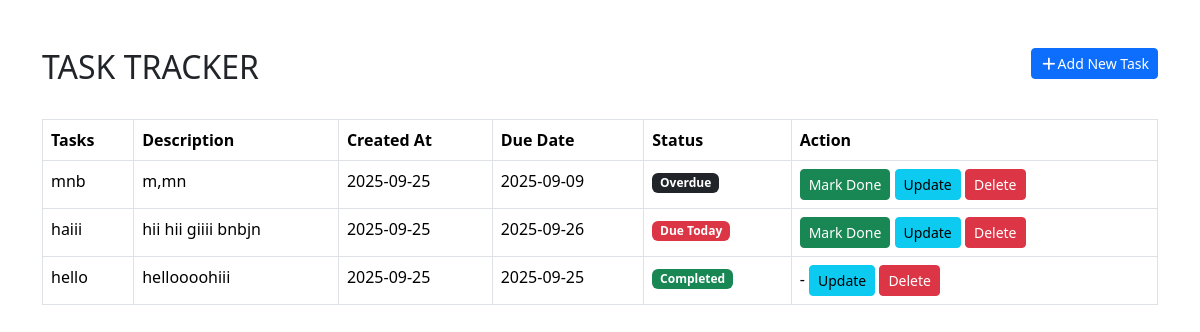
The app's page /, older data.
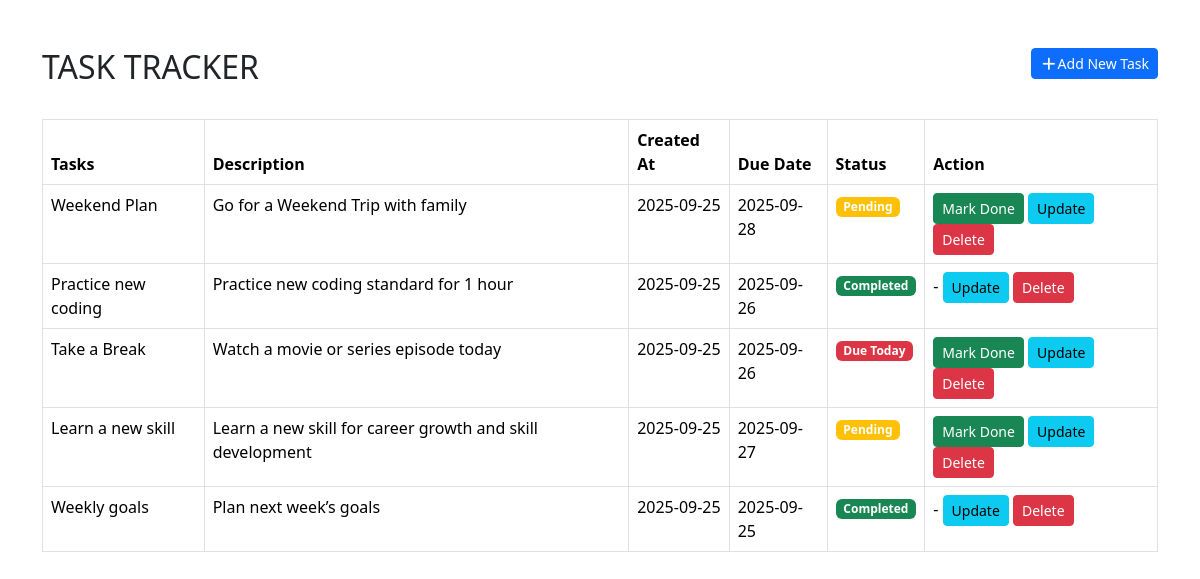
The same page, newer data.
### todo_app/models.py (models this page shows, shortened)
class Todo(models.Model):
    title = models.CharField(max_length=200)
    description = models.TextField()
    created_at = models.DateTimeField(auto_now_add=True)
    complete_task = models.BooleanField(default=False)
    due_date = models.DateField(null=True,blank=True)

### todo_app/views.py (the view)
# urls.py: path('', views.task_list, name='home'),
def task_list(request):
    tasks = Todo.objects.all().order_by("-created_at")
    today = date.today()
    return render(request,'home.html',{'tasks':tasks, 'today':today })

### todo_app/templates/home.html (shortened to what this page needs)
<!DOCTYPE html>
<html lang="en">
<head>
    <link href="https://cdn.jsdelivr.net/npm/bootstrap@5.3.2/dist/css/bootstrap.min.css" rel="stylesheet">
    <link rel="stylesheet" href="https://cdnjs.cloudflare.com/ajax/libs/font-awesome/7.0.1/css/all.min.css" />
</head>
<body>
    <div class="container mt-5">
        <div class="d-flex justify-content-between align-items-center mb-4">
            <h2>TASK TRACKER</h2>
            <a href="{% url 'add_task' %}" class="btn btn-primary btn-sm mb-3"><i class="fa-solid fa-plus"></i>Add New Task</a>
        </div>
        <table class="table table-hover table-bordered mb-0">
            <thead>
                <tr>
                    <th>Tasks</th>
                    <th>Description</th>
                    <th>Created At</th>
                    <th>Due Date</th>
                    <th>Status</th>
                    <th>Action</th>
                </tr>
            </thead>
            <tbody>
                {% for task in tasks %}
                <tr>
                    <td>{{ task.title }}</td>
                    <td>{{ task.description }}</td>
                    <td>{{ task.created_at|date:"Y-m-d" }}</td>
                    <td>{{ task.due_date|date:"Y-m-d" }}</td>
                    <td>
                        {% if task.complete_task %}
                            <span class="badge bg-success">Completed</span>
                        {% else %}
                            {% if task.due_date == today %}
                                <span class="badge bg-danger">Due Today</span>
                            {% elif task.due_date and task.due_date < today %}
                                <span class="badge bg-dark">Overdue</span>
                            {% else %}
                                <span class="badge bg-warning">Pending</span>
                            {% endif %}
                        {% endif %}
                    </td>
                    <td>
                        {% if not task.complete_task %}
                        <a href="{% url 'complete_task' task.id %}" class="btn btn-success btn-sm">Mark Done</a>
                        {% else %}
                        <span>-</span>
                        {% endif %}
                        <a href="{% url 'update_task' task.id %}" class="btn btn-info btn-sm">Update</a>
                        <a href="{% url 'delete_task' task.id %}" class="btn btn-danger btn-sm">Delete</a>
                    </td>
                </tr>
                {% endfor %}
            </tbody>
        </table>
    </div>
</body>
</html>

Row changes from the older to the newer data that the page shows:
removed Todo: title "mnb", description "m,mn", created_at "2025-09-25", due_date "2025-09-09", complete_task "Overdue"
added Todo: title "Weekend Plan", description "Go for a Weekend Trip with family", created_at "2025-09-25", due_date "2025-09-28", complete_task "Pending"
added Todo: title "Practice new coding", description "Practice new coding standard for 1 hour", created_at "2025-09-25", due_date "2025-09-26", complete_task "Completed"
added Todo: title "Take a Break", description "Watch a movie or series episode today", created_at "2025-09-25", due_date "2025-09-26", complete_task "Due Today"
changed Todo: title "haiii" → "Learn a new skill"; description "hii hii giiii bnbjn" → "Learn a new skill for career growth and skill development"; due_date "2025-09-26" → "2025-09-27"; due_date "Due Today" → "Pending"
changed Todo: title "hello" → "Weekly goals"; description "helloooohiii" → "Plan next week’s goals"
